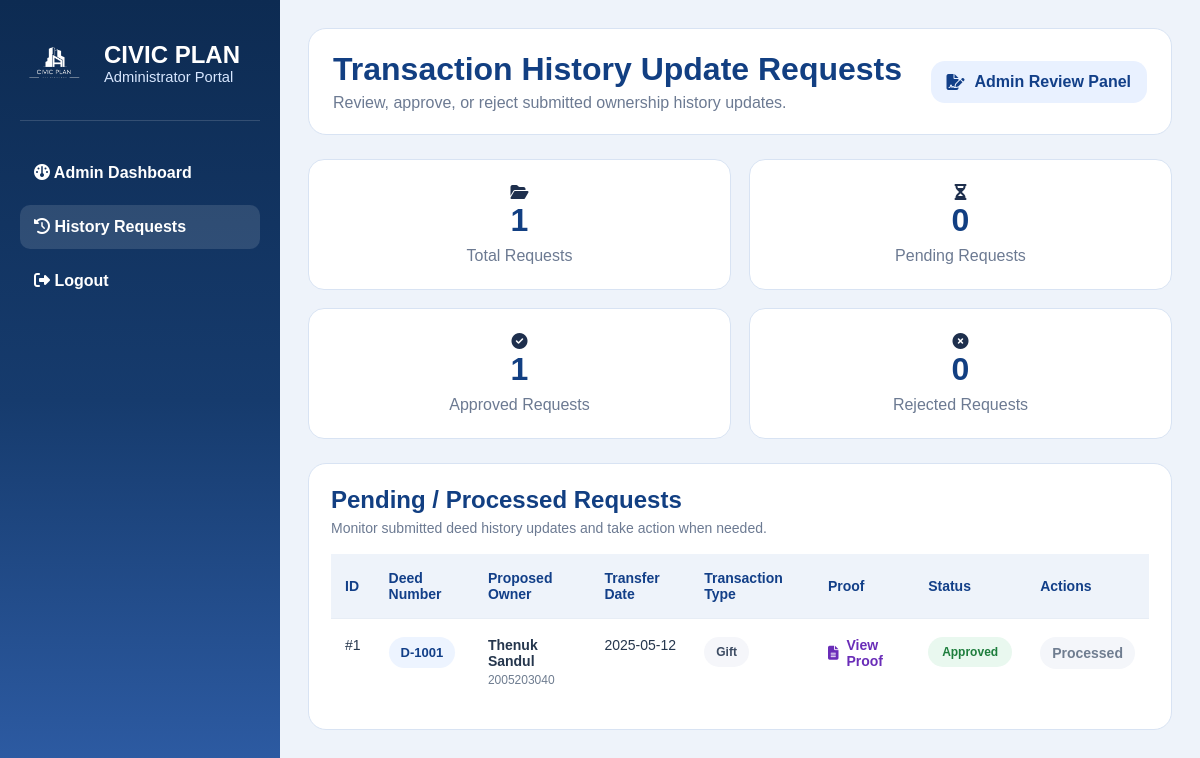
Page /admin/transaction-history-requests on the committed database.
### tables this page shows
CREATE TABLE transaction_history_update_request (
        request_id INTEGER PRIMARY KEY AUTOINCREMENT,
        user_id INTEGER NOT NULL,
        deed_number TEXT NOT NULL,
        proposed_owner_name TEXT NOT NULL,
        proposed_owner_nic TEXT,
        proposed_owner_address TEXT,
        proposed_owner_phone TEXT,
        proposed_transfer_date TEXT NOT NULL,
        proposed_transaction_type TEXT NOT NULL,
        notes TEXT,
        proof_document_path TEXT,
        status TEXT DEFAULT 'Pending',
        submitted_at TEXT DEFAULT CURRENT_TIMESTAMP,
        reviewed_by INTEGER,
        reviewed_at TEXT,
        admin_comment TEXT,
        FOREIGN KEY (user_id) REFERENCES users(user_id),
        FOREIGN KEY (reviewed_by) REFERENCES users(user_id)
    );

### routes/admin_routes.py (the view)
@admin_bp.route("/admin/transaction-history-requests")
def admin_transaction_history_requests():
    conn = get_connection()
    cursor = conn.cursor()
    cursor.execute("""
        SELECT request_id, deed_number, proposed_owner_name, proposed_owner_nic,
               proposed_owner_address, proposed_owner_phone,
               proposed_transfer_date, proposed_transaction_type,
               notes, proof_document_path, status, submitted_at
        FROM transaction_history_update_request
        ORDER BY submitted_at DESC
    """)
    requests = cursor.fetchall()
    conn.close()
    return render_template("admin_transaction_history_requests.html", requests=requests)

### database/db_connection.py (called while the page is built)
def get_connection():
    conn = sqlite3.connect(db_path)
    conn.row_factory = sqlite3.Row
    conn.execute("PRAGMA foreign_keys = ON")
    return conn

### templates/admin_transaction_history_requests.html (shortened to what this page needs)
<!DOCTYPE html>
<html lang="en">
<head>
    <link rel="stylesheet" href="{{ url_for('static', filename='admin_dashboard.css') }}">
    <link rel="stylesheet" href="{{ url_for('static', filename='admin_transaction_requests.css') }}">
    <link rel="stylesheet" href="https://cdnjs.cloudflare.com/ajax/libs/font-awesome/6.5.0/css/all.min.css">
</head>
<body>
    <div class="dashboard-shell">
        <aside class="sidebar">
            <div class="sidebar-brand">
                <img src="{{ url_for('static', filename='images/logo-removebackground.png') }}" alt="Logo" />
                <div>
                    <h2>CIVIC PLAN</h2>
                    <p>Administrator Portal</p>
                </div>
            </div>
            <nav class="sidebar-nav">
                <a href="{{ url_for('admin.admin_dashboard') }}">
                    <i class="fa-solid fa-gauge"></i> Admin Dashboard
                </a>
                <a href="{{ url_for('admin.admin_transaction_history_requests') }}" class="active">
                    <i class="fa-solid fa-clock-rotate-left"></i> History Requests
                </a>
                <a href="{{ url_for('auth.logout') }}">
                    <i class="fa-solid fa-right-from-bracket"></i> Logout
                </a>
            </nav>
        </aside>
        <main class="main-content">
            <header class="topbar">
                <div>
                    <h1>Transaction History Update Requests</h1>
                    <p>Review, approve, or reject submitted ownership history updates.</p>
                </div>
                <div class="admin-top-chip">
                    <i class="fa-solid fa-file-signature"></i>
                    <span>Admin Review Panel</span>
                </div>
            </header>
            <section class="stats-grid custom-stats">
                <div class="stat-card">
                    <div class="stat-icon blue">
                        <i class="fa-solid fa-folder-open"></i>
                    </div>
                    <div>
                        <h3>{{ requests|length }}</h3>
                        <p>Total Requests</p>
                    </div>
                </div>
                <div class="stat-card">
                    <div class="stat-icon orange">
                        <i class="fa-solid fa-hourglass-half"></i>
                    </div>
                    <div>
                        <h3>{{ requests | selectattr('status', 'equalto', 'Pending') | list | length }}</h3>
                        <p>Pending Requests</p>
                    </div>
                </div>
                <div class="stat-card">
                    <div class="stat-icon green">
                        <i class="fa-solid fa-circle-check"></i>
                    </div>
                    <div>
                        <h3>{{ requests | selectattr('status', 'equalto', 'Approved') | list | length }}</h3>
                        <p>Approved Requests</p>
                    </div>
                </div>
                <div class="stat-card">
                    <div class="stat-icon red">
                        <i class="fa-solid fa-circle-xmark"></i>
                    </div>
                    <div>
                        <h3>{{ requests | selectattr('status', 'equalto', 'Rejected') | list | length }}</h3>
                        <p>Rejected Requests</p>
                    </div>
                </div>
            </section>
            <section class="panel request-panel">
                <div class="panel-header">
                    <div>
                        <h2>Pending / Processed Requests</h2>
                        <p class="panel-subtext">Monitor submitted deed history updates and take action when needed.</p>
                    </div>
                </div>
                <div class="table-wrap custom-table-wrap">
                    <table class="request-table">
                        <thead>
                            <tr>
                                <th>ID</th>
                                <th>Deed Number</th>
                                <th>Proposed Owner</th>
                                <th>Transfer Date</th>
                                <th>Transaction Type</th>
                                <th>Proof</th>
                                <th>Status</th>
                                <th>Actions</th>
                            </tr>
                        </thead>
                        <tbody>
                            {% for req in requests %}
                            <tr>
                                <td>#{{ req['request_id'] }}</td>
                                <td><span class="deed-badge">{{ req['deed_number'] }}</span></td>
                                <td>
                                    <div class="owner-cell">
                                        <strong>{{ req['proposed_owner_name'] }}</strong>
                                        {% if req['proposed_owner_nic'] %}
                                        <small>{{ req['proposed_owner_nic'] }}</small>
                                        {% endif %}
                                    </div>
                                </td>
                                <td>{{ req['proposed_transfer_date'] }}</td>
                                <td>
                                    <span class="type-badge">{{ req['proposed_transaction_type'] }}</span>
                                </td>
                                <td>
                                    {% if req['proof_document_path'] %}
                                    <a class="proof-link" href="/{{ req['proof_document_path'] }}" target="_blank">
                                        <i class="fa-solid fa-file-lines"></i> View Proof
                                    </a>
                                    {% else %}
                                    <span class="muted-text">No File</span>
                                    {% endif %}
                                </td>
                                <td>
                                    {% if req['status'] == 'Pending' %}
                                    <span class="status-badge pending">Pending</span>
                                    {% elif req['status'] == 'Approved' %}
                                    <span class="status-badge approved">Approved</span>
                                    {% elif req['status'] == 'Rejected' %}
                                    <span class="status-badge rejected">Rejected</span>
                                    {% else %}
                                    <span class="status-badge">{{ req['status'] }}</span>
                                    {% endif %}
                                </td>
                                <td>
                                    {% if req['status'] == 'Pending' %}
                                    <div class="action-stack">
                                        <form
                                            action="{{ url_for('admin.approve_transaction_history_request', request_id=req['request_id']) }}"
                                            method="POST">
                                            <button type="submit" class="btn-approve">
                                                <i class="fa-solid fa-check"></i> Approve
                                            </button>
                                        </form>
                                        <form
                                            action="{{ url_for('admin.reject_transaction_history_request', request_id=req['request_id']) }}"
                                            method="POST" class="reject-form">
                                            <input type="text" name="admin_comment" placeholder="Reason for rejection"
                                                required>
                                            <button type="submit" class="btn-reject">
                                                <i class="fa-solid fa-xmark"></i> Reject
                                            </button>
                                        </form>
                                    </div>
                                    {% else %}
                                    <span class="processed-label">Processed</span>
                                    {% endif %}
                                </td>
                            </tr>
                            {% endfor %}
                        </tbody>
                    </table>
                </div>
            </section>
        </main>
    </div>
</body>
</html>

### static/admin_dashboard.css (style rules this page uses)
* { margin: 0; padding: 0; box-sizing: border-box; font-family: Arial, Helvetica, sans-serif; }
body { background: #eef3fa; color: #1e2f4d; }
.dashboard-shell { display: flex; min-height: 100vh; }
.sidebar { width: 280px; min-height: 100vh; background: linear-gradient(to bottom, #0d2b52, #163b6d, #2f5ea8); color: white; padding: 28px 20px; }
.main-content { flex: 1; padding: 28px; }
.sidebar-brand { display: flex; align-items: center; gap: 14px; margin-bottom: 30px; padding-bottom: 22px; border-bottom: 1px solid rgba(255, 255, 255, 0.15); }
.sidebar-brand img { width: 70px; height: auto; }
.sidebar-brand h2 { font-size: 1.5rem; }
.sidebar-brand p { color: #d8e7ff; font-size: 0.92rem; }
.sidebar-nav { display: flex; flex-direction: column; gap: 10px; }
.sidebar-nav a { color: white; text-decoration: none; padding: 13px 14px; border-radius: 10px; font-weight: 600; }
.sidebar-nav a:hover, .sidebar-nav a.active { background: rgba(255, 255, 255, 0.12); }
.topbar { background: white; border-radius: 18px; padding: 22px 24px; display: flex; justify-content: space-between; align-items: center; margin-bottom: 24px; border: 1px solid #d8e3f3; }
.topbar h1 { color: #123f82; font-size: 2rem; margin-bottom: 6px; }
.topbar p { color: #6c7a92; }
.stats-grid { display: grid; grid-template-columns: repeat(4, 1fr); gap: 18px; margin-bottom: 24px; }
.stat-card { background: white; border: 1px solid #d8e3f3; border-radius: 16px; padding: 24px 20px; text-align: center; }
.stat-card h3 { font-size: 2rem; color: #123f82; margin-bottom: 8px; }
.stat-card p { color: #6c7a92; }
.panel { background: white; border: 1px solid #d8e3f3; border-radius: 18px; padding: 22px; }
.panel-header { margin-bottom: 18px; }
.panel-header h2 { color: #123f82; margin-bottom: 6px; }
.panel-header p { color: #6c7a92; }
.table-wrap { overflow-x: auto; }
table { width: 100%; border-collapse: collapse; }
thead th { background: #eef4fb; color: #123f82; text-align: left; padding: 14px 12px; font-size: 0.92rem; }
tbody td { padding: 14px 12px; border-top: 1px solid #e4ebf5; font-size: 0.94rem; }
@media (max-width: 1200px) { .stats-grid { grid-template-columns: repeat(2, 1fr); } }

### static/admin_transaction_requests.css (style rules this page uses)
.admin-top-chip { display: flex; align-items: center; gap: 10px; background: #e9f1ff; color: #123f88; padding: 12px 16px; border-radius: 14px; font-weight: 600; }
.custom-stats { margin-bottom: 24px; }
.request-panel { padding-bottom: 24px; }
.panel-subtext { margin-top: 6px; color: #6d7a8c; font-size: 14px; }
.custom-table-wrap { overflow-x: auto; margin-top: 18px; }
.request-table { width: 100%; border-collapse: collapse; background: white; }
.request-table thead th { background: #eef3fa; color: #123f88; font-weight: 700; text-align: left; padding: 16px 14px; font-size: 14px; }
.request-table tbody td { padding: 18px 14px; border-top: 1px solid #e7edf5; vertical-align: top; font-size: 14px; color: #25364d; }
.deed-badge { display: inline-block; background: #edf4ff; color: #123f88; padding: 8px 12px; border-radius: 999px; font-weight: 700; font-size: 13px; }
.owner-cell { display: flex; flex-direction: column; gap: 4px; }
.owner-cell small { color: #6f7d90; font-size: 12px; }
.type-badge { display: inline-block; background: #f5f6fa; color: #3d4c63; padding: 8px 12px; border-radius: 999px; font-weight: 600; font-size: 12px; }
.proof-link { display: inline-flex; align-items: center; gap: 8px; color: #6a2db8; text-decoration: none; font-weight: 600; }
.status-badge { display: inline-block; padding: 8px 14px; border-radius: 999px; font-size: 12px; font-weight: 700; }
.status-badge.approved { background: #e9f8ef; color: #1d7d3c; }
.processed-label { display: inline-block; color: #6f7d90; font-weight: 600; background: #f4f6fa; padding: 8px 12px; border-radius: 999px; }

### rows in the picture
transaction_history_update_request: request_id "1", deed_number "D-1001", proposed_owner_name "Thenuk Sandul", proposed_owner_nic "2005203040", proposed_transfer_date "2025-05-12", proposed_transaction_type "Gift", status "Approved"

### other values in the picture
{{ requests|length }} "1"
{{ requests | selectattr('status', 'equalto', 'Pending') | list | length }} "0"
{{ requests | selectattr('status', 'equalto', 'Approved') | list | length }} "1"
{{ requests | selectattr('status', 'equalto', 'Rejected') | list | length }} "0"
